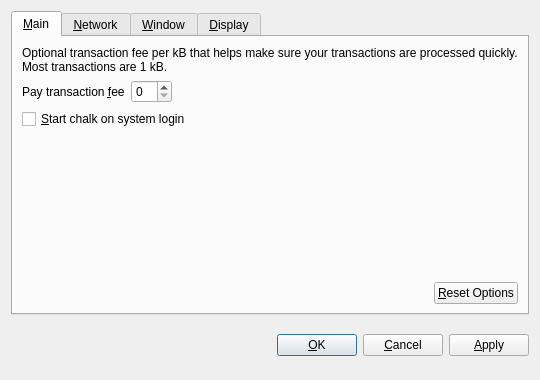
<?xml version="1.0" encoding="UTF-8"?>
<ui version="4.0">
 <class>OptionsDialog</class>
 <widget class="QDialog" name="OptionsDialog">
  <property name="geometry">
   <rect>
    <x>0</x>
    <y>0</y>
    <width>540</width>
    <height>380</height>
   </rect>
  </property>
  <property name="windowTitle">
   <string>Options</string>
  </property>
  <property name="modal">
   <bool>true</bool>
  </property>
  <layout class="QVBoxLayout" name="verticalLayout">
   <item>
    <widget class="QTabWidget" name="tabWidget">
     <property name="tabPosition">
      <enum>QTabWidget::North</enum>
     </property>
     <property name="currentIndex">
      <number>0</number>
     </property>
     <widget class="QWidget" name="tabMain">
      <attribute name="title">
       <string>&amp;Main</string>
      </attribute>
      <layout class="QVBoxLayout" name="verticalLayout_Main">
       <item>
        <widget class="QLabel" name="transactionFeeInfoLabel">
         <property name="text">
          <string>Optional transaction fee per kB that helps make sure your transactions are processed quickly. Most transactions are 1 kB.</string>
         </property>
         <property name="textFormat">
          <enum>Qt::PlainText</enum>
         </property>
         <property name="wordWrap">
          <bool>true</bool>
         </property>
        </widget>
       </item>
       <item>
        <layout class="QHBoxLayout" name="horizontalLayout_1_Main">
         <item>
          <widget class="QLabel" name="transactionFeeLabel">
           <property name="text">
            <string>Pay transaction &amp;fee</string>
           </property>
           <property name="textFormat">
            <enum>Qt::PlainText</enum>
           </property>
           <property name="buddy">
            <cstring>transactionFee</cstring>
           </property>
          </widget>
         </item>
         <item>
          <widget class="BitcoinAmountField" name="transactionFee"/>
         </item>
         <item>
          <spacer name="horizontalSpacer_1_Main">
           <property name="orientation">
            <enum>Qt::Horizontal</enum>
           </property>
           <property name="sizeHint" stdset="0">
            <size>
             <width>40</width>
             <height>20</height>
            </size>
           </property>
          </spacer>
         </item>
        </layout>
       </item>
       <item>
        <widget class="QCheckBox" name="bitcoinAtStartup">
         <property name="toolTip">
          <string>Automatically start chalk after logging in to the system.</string>
         </property>
         <property name="text">
          <string>&amp;Start chalk on system login</string>
         </property>
        </widget>
       </item>
       <item>
        <spacer name="verticalSpacer_Main">
         <property name="orientation">
          <enum>Qt::Vertical</enum>
         </property>
         <property name="sizeHint" stdset="0">
          <size>
           <width>20</width>
           <height>40</height>
          </size>
         </property>
        </spacer>
       </item>
       <item>
        <layout class="QHBoxLayout" name="horizontalLayout_2_Main">
         <item>
          <spacer name="horizontalSpacer_2_Main">
           <property name="orientation">
            <enum>Qt::Horizontal</enum>
           </property>
           <property name="sizeHint" stdset="0">
            <size>
             <width>40</width>
             <height>20</height>
            </size>
           </property>
          </spacer>
         </item>
         <item>
          <widget class="QPushButton" name="resetButton">
           <property name="toolTip">
            <string>Reset all client options to default.</string>
           </property>
           <property name="text">
            <string>&amp;Reset Options</string>
           </property>
           <property name="autoDefault">
            <bool>false</bool>
           </property>
          </widget>
         </item>
        </layout>
       </item>
      </layout>
     </widget>
     <widget class="QWidget" name="tabNetwork">
      <attribute name="title">
       <string>&amp;Network</string>
      </attribute>
      <layout class="QVBoxLayout" name="verticalLayout_Network">
       <item>
        <widget class="QCheckBox" name="mapPortUpnp">
         <property name="toolTip">
          <string>Automatically open the chalk client port on the router. This only works when your router supports UPnP and it is enabled.</string>
         </property>
         <property name="text">
          <string>Map port using &amp;UPnP</string>
         </property>
        </widget>
       </item>
       <item>
        <widget class="QCheckBox" name="connectSocks">
         <property name="toolTip">
          <string>Connect to the chalk network through a SOCKS proxy (e.g. when connecting through Tor).</string>
         </property>
         <property name="text">
          <string>&amp;Connect through SOCKS proxy:</string>
         </property>
        </widget>
       </item>
       <item>
        <layout class="QHBoxLayout" name="horizontalLayout_Network">
         <item>
          <widget class="QLabel" name="proxyIpLabel">
           <property name="text">
            <string>Proxy &amp;IP:</string>
           </property>
           <property name="textFormat">
            <enum>Qt::PlainText</enum>
           </property>
           <property name="buddy">
            <cstring>proxyIp</cstring>
           </property>
          </widget>
         </item>
         <item>
          <widget class="QValidatedLineEdit" name="proxyIp">
           <property name="maximumSize">
            <size>
             <width>140</width>
             <height>16777215</height>
            </size>
           </property>
           <property name="toolTip">
            <string>IP address of the proxy (e.g. 127.0.0.1)</string>
           </property>
          </widget>
         </item>
         <item>
          <widget class="QLabel" name="proxyPortLabel">
           <property name="text">
            <string>&amp;Port:</string>
           </property>
           <property name="textFormat">
            <enum>Qt::PlainText</enum>
           </property>
           <property name="buddy">
            <cstring>proxyPort</cstring>
           </property>
          </widget>
         </item>
         <item>
          <widget class="QLineEdit" name="proxyPort">
           <property name="maximumSize">
            <size>
             <width>55</width>
             <height>16777215</height>
            </size>
           </property>
           <property name="toolTip">
            <string>Port of the proxy (e.g. 9050)</string>
           </property>
          </widget>
         </item>
         <item>
          <widget class="QLabel" name="socksVersionLabel">
           <property name="text">
            <string>SOCKS &amp;Version:</string>
           </property>
           <property name="textFormat">
            <enum>Qt::PlainText</enum>
           </property>
           <property name="buddy">
            <cstring>socksVersion</cstring>
           </property>
          </widget>
         </item>
         <item>
          <widget class="QValueComboBox" name="socksVersion">
           <property name="toolTip">
            <string>SOCKS version of the proxy (e.g. 5)</string>
           </property>
          </widget>
         </item>
         <item>
          <spacer name="horizontalSpacer_Network">
           <property name="orientation">
            <enum>Qt::Horizontal</enum>
           </property>
           <property name="sizeHint" stdset="0">
            <size>
             <width>40</width>
             <height>20</height>
            </size>
           </property>
          </spacer>
         </item>
        </layout>
       </item>
       <item>
        <spacer name="verticalSpacer_Network">
         <property name="orientation">
          <enum>Qt::Vertical</enum>
         </property>
         <property name="sizeHint" stdset="0">
          <size>
           <width>20</width>
           <height>40</height>
          </size>
         </property>
        </spacer>
       </item>
      </layout>
     </widget>
     <widget class="QWidget" name="tabWindow">
      <attribute name="title">
       <string>&amp;Window</string>
      </attribute>
      <layout class="QVBoxLayout" name="verticalLayout_Window">
       <item>
        <widget class="QCheckBox" name="minimizeToTray">
         <property name="toolTip">
          <string>Show only a tray icon after minimizing the window.</string>
         </property>
         <property name="text">
          <string>&amp;Minimize to the tray instead of the taskbar</string>
         </property>
        </widget>
       </item>
       <item>
        <widget class="QCheckBox" name="minimizeOnClose">
         <property name="toolTip">
          <string>Minimize instead of exit the application when the window is closed. When this option is enabled, the application will be closed only after selecting Quit in the menu.</string>
         </property>
         <property name="text">
          <string>M&amp;inimize on close</string>
         </property>
        </widget>
       </item>
       <item>
        <spacer name="verticalSpacer_Window">
         <property name="orientation">
          <enum>Qt::Vertical</enum>
         </property>
         <property name="sizeHint" stdset="0">
          <size>
           <width>20</width>
           <height>40</height>
          </size>
         </property>
        </spacer>
       </item>
      </layout>
     </widget>
     <widget class="QWidget" name="tabDisplay">
      <attribute name="title">
       <string>&amp;Display</string>
      </attribute>
      <layout class="QVBoxLayout" name="verticalLayout_Display">
       <item>
        <layout class="QHBoxLayout" name="horizontalLayout_1_Display">
         <item>
          <widget class="QLabel" name="langLabel">
           <property name="text">
            <string>User Interface &amp;language:</string>
           </property>
           <property name="textFormat">
            <enum>Qt::PlainText</enum>
           </property>
           <property name="buddy">
            <cstring>lang</cstring>
           </property>
          </widget>
         </item>
         <item>
          <widget class="QValueComboBox" name="lang">
           <property name="toolTip">
            <string>The user interface language can be set here. This setting will take effect after restarting chalk.</string>
           </property>
          </widget>
         </item>
        </layout>
       </item>
       <item>
        <layout class="QHBoxLayout" name="horizontalLayout_2_Display">
         <item>
          <widget class="QLabel" name="unitLabel">
           <property name="text">
            <string>&amp;Unit to show amounts in:</string>
           </property>
           <property name="textFormat">
            <enum>Qt::PlainText</enum>
           </property>
           <property name="buddy">
            <cstring>unit</cstring>
           </property>
          </widget>
         </item>
         <item>
          <widget class="QValueComboBox" name="unit">
           <property name="toolTip">
            <string>Choose the default subdivision unit to show in the interface and when sending coins.</string>
           </property>
          </widget>
         </item>
        </layout>
       </item>
       <item>
        <widget class="QCheckBox" name="displayAddresses">
         <property name="toolTip">
          <string>Whether to show chalk addresses in the transaction list or not.</string>
         </property>
         <property name="text">
          <string>&amp;Display addresses in transaction list</string>
         </property>
        </widget>
       </item>
       <item>
        <widget class="QCheckBox" name="coinControlFeatures">
         <property name="toolTip">
          <string>Whether to show coin control features or not.</string>
         </property>
         <property name="text">
          <string>Display coin &amp;control features (experts only!)</string>
         </property>
        </widget>
       </item>
       <item>
        <spacer name="verticalSpacer_Display">
         <property name="orientation">
          <enum>Qt::Vertical</enum>
         </property>
         <property name="sizeHint" stdset="0">
          <size>
           <width>20</width>
           <height>40</height>
          </size>
         </property>
        </spacer>
       </item>
      </layout>
     </widget>
    </widget>
   </item>
   <item>
    <layout class="QHBoxLayout" name="horizontalLayout_Buttons">
     <item>
      <spacer name="horizontalSpacer_1">
       <property name="orientation">
        <enum>Qt::Horizontal</enum>
       </property>
       <property name="sizeHint" stdset="0">
        <size>
         <width>40</width>
         <height>48</height>
        </size>
       </property>
      </spacer>
     </item>
     <item>
      <widget class="QLabel" name="statusLabel">
       <property name="font">
        <font>
         <weight>75</weight>
         <bold>true</bold>
        </font>
       </property>
       <property name="text">
        <string/>
       </property>
       <property name="textFormat">
        <enum>Qt::PlainText</enum>
       </property>
       <property name="wordWrap">
        <bool>true</bool>
       </property>
      </widget>
     </item>
     <item>
      <spacer name="horizontalSpacer_2">
       <property name="orientation">
        <enum>Qt::Horizontal</enum>
       </property>
       <property name="sizeHint" stdset="0">
        <size>
         <width>40</width>
         <height>48</height>
        </size>
       </property>
      </spacer>
     </item>
     <item>
      <widget class="QPushButton" name="okButton">
       <property name="text">
        <string>&amp;OK</string>
       </property>
      </widget>
     </item>
     <item>
      <widget class="QPushButton" name="cancelButton">
       <property name="text">
        <string>&amp;Cancel</string>
       </property>
       <property name="autoDefault">
        <bool>false</bool>
       </property>
      </widget>
     </item>
     <item>
      <widget class="QPushButton" name="applyButton">
       <property name="text">
        <string>&amp;Apply</string>
       </property>
       <property name="autoDefault">
        <bool>false</bool>
       </property>
      </widget>
     </item>
    </layout>
   </item>
  </layout>
 </widget>
 <customwidgets>
  <customwidget>
   <class>BitcoinAmountField</class>
   <extends>QSpinBox</extends>
   <header>bitcoinamountfield.h</header>
  </customwidget>
  <customwidget>
   <class>QValueComboBox</class>
   <extends>QComboBox</extends>
   <header>qvaluecombobox.h</header>
  </customwidget>
  <customwidget>
   <class>QValidatedLineEdit</class>
   <extends>QLineEdit</extends>
   <header>qvalidatedlineedit.h</header>
  </customwidget>
 </customwidgets>
 <resources/>
 <connections/>
</ui>
